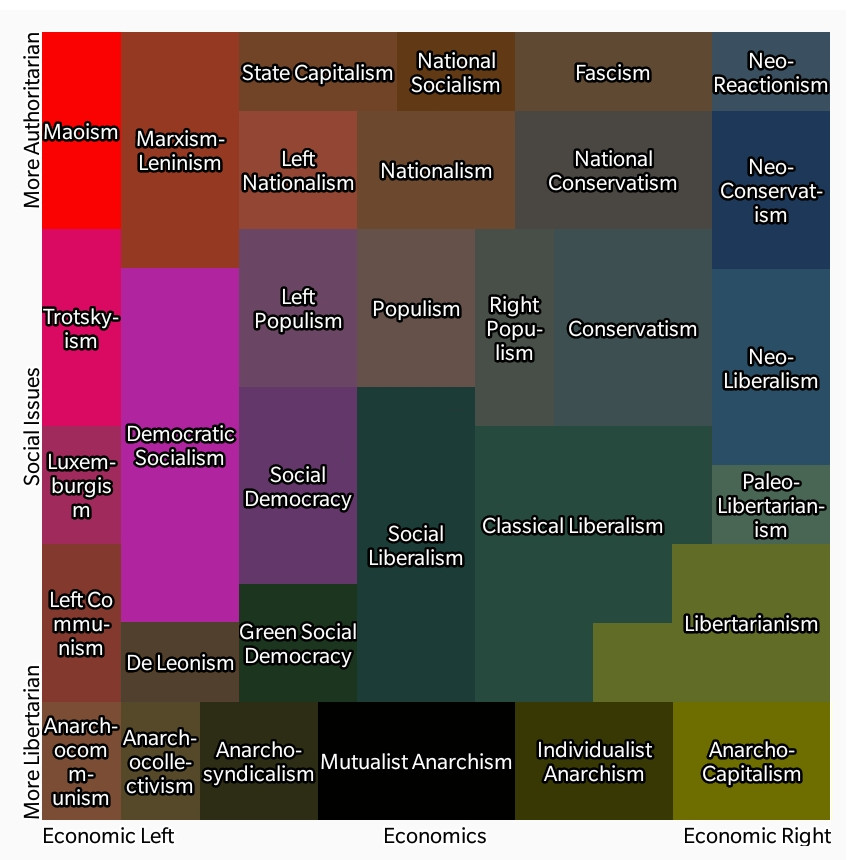
#> input picture Political Compass.jpg, 860 x 860 px
$ python vote_sim.py
#> lines starting #> are read from the running program, lines starting #| are printed output that depends on the picture
### utils.py
import pandas as pd
import numpy as np


def get_winners(S_in, Selection='Utilitarian', Reweight='Cap Score', KP_Transform=False, W=5, K=5):
    """
    Turn scores into a winner set for various systems

    Parameters
    ----------
    S_in : pandas.DataFrame
        Table of scores given to each candidate by each voter
    Selection : {'Utilitarian', 'STAR', 'Hare_Ballots'}, optional
        Default is 'Utilitarian'
    Reweight : {'Cap Score', 'Scale Score','Jefferson', 'Webster', 'Allocate', 'Allocate Current''}, optional
        Default is 'Cap Score'
    W : int, optional
        Maximum number of winners to return. Default is 5.
    K : int, optional
        Maximum possible score. Default is 5.
    """
    # To ensure float division in Python 2?
    W = float(W)

    # Create the working set of scores
    if KP_Transform:
        # The KP transform changes each voter into a set of K approval voters
        groups = [np.where(S_in.values > threshold, 1, 0) for threshold in range(K)]
        S_wrk = pd.DataFrame(np.concatenate(groups), columns=S_in.columns)
    else:
        # Normalise so scores are in [0, 1]
        S_wrk = pd.DataFrame(S_in.values/K, columns=S_in.columns)

    V = S_wrk.shape[0]

    # Make copy of working scores
    S_orig = S_wrk.copy()

    # These only matter for specific systems and are initialized here
    ballot_weight = pd.Series(np.ones(V),name='ballot_weight')


    # Populate winners in a loop
    winner_list = []
    while len(winner_list) < W:
        #round
        #R = len(winner_list)

        #select winner
        #w = index with highest selection metric
        if Selection == 'STAR':
            #find top two
            df_tops = S_wrk[S_wrk.sum().nlargest(2, keep='all').index]
            #Run off winner
            w = df_tops.eq(df_tops.max(1), axis=0).sum().idxmax()
        elif Selection == 'Hare_Ballots':
            # Find candidate with the highest vote sum in a hare quota of ballot weights

            # Sort each candidate by scores, from highest to lowest
            sort_idx = np.argsort(-S_orig.values, axis=0)

            # Collect ballot weights in same sorted order
            weights = ballot_weight.values[sort_idx]

            # Accumulate weights for each candidate
            sums = np.cumsum(weights, axis=0)

            # Accumulated weights under threshold
            thres = (sums < V/W)

            #Weight Scores
            weighted_scores = S_orig.mul(ballot_weight, axis = 0)

            # Sum scores for candidates under threshold
            c_score = np.sum(thres * np.take_along_axis(weighted_scores.values, sort_idx, axis=0),axis=0)
            w = S_orig.columns[np.argmax(c_score)]
        elif Selection == 'Utilitarian':
            w = S_wrk.sum().idxmax()

        winner_list.append(w)

        #Reweight the working scores
        if Reweight == 'Cap Score':
            surplus_factor = max( S_wrk[w].sum() *W/V , 1.0)

            #Score spent on each winner by each voter
            score_spent = S_wrk[w]/ surplus_factor
            # print('Score Spent ',score_spent.sum())

            #Total score left to be spent by each voter
            ballot_weight = (ballot_weight-score_spent).clip(0.0,1.0)

            #Update Ballots
            #set scores to zero for winner so they don't win again
            #in most simulations this would not be needed since you would want to check for for
            #S_wrk[w]=0
            #Take score off of ballot (ie reweight)
            mins = np.minimum(S_wrk.values,ballot_weight.values[:, np.newaxis])
            S_wrk = pd.DataFrame(mins, columns = S_wrk.columns)

        elif Reweight == 'Scale Score':

            #Check for Surplus
            surplus_factor = max( S_wrk[w].sum() *W/V , 1.0)

            score_spent = S_wrk[w]/ surplus_factor

            #Total score left to be spent by each voter
            ballot_weight = (ballot_weight-score_spent).clip(0.0,1.0)

            S_wrk = S_orig.mul(ballot_weight, axis = 0)
        elif Reweight == 'Jefferson':
            total_sum =  S_orig[winner_list].sum(axis=1)
            #Ballot weight as defined by the Jefferson method
            ballot_weight = 1/(total_sum + 1)
            S_wrk = S_orig.mul(ballot_weight, axis = 0)

        elif Reweight == 'Webster':
            total_sum =  S_orig[winner_list].sum(axis=1)
            #Ballot weight as defined by the Webster method
            ballot_weight = 1/(2*total_sum + 1)
            S_wrk = S_orig.mul(ballot_weight, axis = 0)

        elif Reweight == 'Allocate':
            quota = round(V/W)

            cand_df = pd.concat([ballot_weight,S_orig[w]], axis=1).copy()
            cand_df_sort = cand_df.sort_values(by=[w], ascending=False)

            #find the score where everybody abote is allocated
            split_point = cand_df_sort[cand_df_sort['ballot_weight'].cumsum() < V/W][w].iloc[-1]

            #if split point <0 then a full quota is not spent
            if split_point>0:
                #Amount of ballot for voters who voted on the split point
                voters_on_split = cand_df[cand_df[w] == split_point]['ballot_weight'].sum()

                #Amount of ballot for voters who voted more than the split point
                voters_allocated = cand_df[cand_df[w] > split_point]['ballot_weight'].sum()

                #amount to reweight the voters on the split by (ie surpluss handling)
                reweighted_value = 1 - (quota - voters_allocated)/voters_on_split

                #reweight voters on split
                cand_df.loc[cand_df[w] == split_point, 'ballot_weight'] = cand_df.loc[cand_df[w] == split_point, 'ballot_weight'] * reweighted_value

            #exhause ballots for those above split
            cand_df.loc[cand_df[w] >split_point, 'ballot_weight'] = 0

            #update
            ballot_weight = cand_df['ballot_weight']
            S_wrk = S_orig.mul(ballot_weight, axis = 0)

        elif Reweight == 'Allocate Current':
            quota = round(V/W)
             #Create lists for manipulation
            cand_df = pd.concat([ballot_weight,S_wrk[w]], axis=1).copy()
            cand_df_sort = cand_df.sort_values(by=[w], ascending=False).copy()

            #find the score where a quota is filled
            split_point = cand_df_sort[cand_df_sort['ballot_weight'].cumsum() < V/W][w].min()
            #print('split_point',split_point*5)

            #Amount of ballot for voters who voted more than the split point
            spent_above = cand_df[cand_df[w] > split_point]['ballot_weight'].sum()
            #print('spent_above',spent_above)

            #Exhaust all ballots above split point
            if spent_above>0:
                cand_df.loc[cand_df[w] > split_point, 'ballot_weight'] = 0.0

            #if split point = 0 then the winner did not get a full quota of support
            #otherwise there is a surplus

            #Amount of ballot for voters who gave a score on the split point
            weight_on_split = cand_df[cand_df[w] == split_point]['ballot_weight'].sum()
            #print('weight_on_split',weight_on_split)

            if weight_on_split>0:
                #Fraction of ballot on split needed to be spent
                spent_value = (quota - spent_above)/weight_on_split

                #Take the spent value from the voters on the threshold evenly
                cand_df.loc[cand_df[w] == split_point, 'ballot_weight'] = cand_df.loc[cand_df[w] == split_point, 'ballot_weight'] * (1 - spent_value)


            #print('Fraction of quota spent ', (ballot_weight.sum() - cand_df['ballot_weight'].sum())/quota)
            #ballot_weight = cand_df['ballot_weight'].clip(0.0,1.0)
            ballot_weight = cand_df['ballot_weight']
            S_wrk = S_orig.mul(ballot_weight, axis = 0)

    return winner_list

#Method to get all output quality metrics for a winner set

def get_metrics(S_in,metrics,winner_list,method,K=5):

    #store metrics for each method
    if not metrics:
        average_utility = {}
        average_ln_utility = {}
        average_favored_winner_utility = {}
        average_unsatisfied_utility = {}
        fully_satisfied_voters = {}
        totally_unsatisfied_voters = {}
        harmonic_quality = {}
        unitary_quality = {}
        ebert_cost = {}
        most_blocking_loser_capture = {}
        largest_total_unsatisfied_group = {}
        average_utility_gain_from_extra_winner = {}
        utility_deviation = {}
        score_deviation = {}
        favored_winner_deviation = {}
        number_of_duplicates = {}
        average_winner_polarization = {}
        most_polarized_winner = {}
        least_polarized_winner = {}


        metrics = {
                    'average_utility' : average_utility,
                    'average_ln_utility' : average_ln_utility,
                    'average_favored_winner_utility' : average_favored_winner_utility,
                    'average_unsatisfied_utility' : average_unsatisfied_utility,
                    'fully_satisfied_voters' : fully_satisfied_voters,
                    'totally_unsatisfied_voters' : totally_unsatisfied_voters,
                    'harmonic_quality' : harmonic_quality,
                    'unitary_quality' : unitary_quality,
                    'ebert_cost' : ebert_cost,
                    'most_blocking_loser_capture' : most_blocking_loser_capture,
                    'largest_total_unsatisfied_group' : largest_total_unsatisfied_group,
                    'average_utility_gain_from_extra_winner' : average_utility_gain_from_extra_winner,
                    'utility_deviation' : utility_deviation,
                    'score_deviation' : score_deviation,
                    'favored_winner_deviation' : favored_winner_deviation,
                    'number_of_duplicates' : number_of_duplicates,
                    'average_winner_polarization' : average_winner_polarization,
                    'most_polarized_winner' : most_polarized_winner,
                    'least_polarized_winner' : least_polarized_winner

                                        }

    S_norm = S_in.divide(K)
    S_winners = S_norm[winner_list]
    V = S_norm.shape[0]
    W = len(winner_list)
    #quota = W/V
    #Utility Metrics
    metrics['average_utility'][method] = S_winners.sum(axis=1).sum()  / V
    metrics['average_ln_utility'][method] = np.log1p(S_winners.sum(axis=1)).sum()  / V
    metrics['average_favored_winner_utility'][method] = S_winners.max(axis=1).sum()  / V
    metrics['average_unsatisfied_utility'][method] = (
        sum(1 - i for i in S_winners.sum(axis=1) if i < 1) / V
    )

    metrics['fully_satisfied_voters'][method] = (
        sum(i >= 1 for i in S_winners.sum(axis=1)) / V
    )

    metrics['totally_unsatisfied_voters'][method] = (
        sum(i == 0 for i in S_winners.sum(axis=1)) / V
    )


    #Represenation Metrics
    metrics['harmonic_quality'][method] = np.divide(S_winners.values , np.argsort(S_winners.values, axis=1) +1).sum()  / V
    metrics['unitary_quality'][method] = S_winners.divide((S_winners.sum() * W/V).clip(lower=1)).sum(axis = 1).clip(upper=1).sum() / V
    metrics['ebert_cost'][method] = (S_winners.divide(S_winners.sum() * W/V).sum(axis = 1)**2).sum() / V
    metrics['most_blocking_loser_capture'][method] = S_norm.gt((S_winners.sum(axis = 1)), axis=0).sum().max() / V
    metrics['largest_total_unsatisfied_group'][method] = S_norm[S_winners.sum(axis = 1) == 0 ].astype(bool).sum(axis=0).max() / V
    metrics['average_utility_gain_from_extra_winner'][method] = S_norm.sub(S_winners.sum(axis = 1),axis = 0).clip(lower=0).sum(axis = 0).max() / V

    #Equity Metrics
    metrics['utility_deviation'][method] = S_winners.sum(axis=1).std()
    metrics['score_deviation'][method] = S_winners.values.flatten().std()
    metrics['favored_winner_deviation'][method] = S_winners.max(axis=1).std()
    metrics['number_of_duplicates'][method] = len(winner_list) -len(set(winner_list))
    metrics['average_winner_polarization'][method] = S_winners.std(axis=0).mean()
    metrics['most_polarized_winner'][method] = S_winners.std(axis=0).max()
    metrics['least_polarized_winner'][method] = S_winners.std(axis=0).min()

    return   metrics


# [19 lines left out: function plot_metric, not called in this run]

### vote_sim.py
import matplotlib.pyplot as plt
import pandas as pd
import numpy as np
import matplotlib.image as mpimg
from matplotlib.text import TextPath
from mpl_toolkits.mplot3d import Axes3D
#from matplotlib import cm
import utils
# Types of problems to handle
# https://www.rangevoting.org/AssetBC.html
# https://bs.google.com/forum/#!topic/electionscience/Rk4ZGf-s-s8

centerists = False
#centerists = True
#maximize = False
maximize = True
minimize = True

#Number of winners
W = 5

#the maximum possible score is 5
K = 5

voter_groups = []

#Three parties
mean_red = [2, -2]
cov_red = [[5, -2], [-2, 2]]  # diagonal covariance
pos_red = np.random.multivariate_normal(mean_red, cov_red, 5000)
df_red = pd.DataFrame.from_records(pos_red, columns = ['x','y'])
df_red['colour'] = 'red'
voter_groups.append(df_red)

mean_green = [0, 0]
cov_green = [[0.5, 0], [0, 0.5]]  # diagonal covariance
pos_green = np.random.multivariate_normal(mean_green, cov_green, 5000)
df_green = pd.DataFrame.from_records(pos_green, columns = ['x','y'])
df_green['colour'] = 'green'
voter_groups.append(df_green)

mean_blue = [2, 2]
cov_blue = [[2, 2], [2, 5]]  # diagonal covariance
pos_blue = np.random.multivariate_normal(mean_blue, cov_blue, 5000)
df_blue = pd.DataFrame.from_records(pos_blue, columns = ['x','y'])
df_blue['colour'] = 'blue'
voter_groups.append(df_blue)
#
# candidates = [['A',0,0],
#                 ['Z',0,2.5],
#                 ['R1',-1*np.sqrt(3), 1],
#                 ['R2',-2.5*np.sqrt(3), 2.5],
#                 ['R3',-4*np.sqrt(3), 4],
#                 ['G1',0, -2],
#                 ['G2',0, -5],
#                 ['G3',0, -8],
#                 ['B1',1*np.sqrt(3), 1],
#                 ['B2',2.5*np.sqrt(3),2.5],
#                 ['B3',4*np.sqrt(3), 4]]

# #4 parties
# mean_red = [-1.5, 1.5]
# cov_red = [[1, 0], [0, 1]]  # diagonal covariance
# pos_red = np.random.multivariate_normal(mean_red, cov_red, 4000)
# df_red = pd.DataFrame.from_records(pos_red, columns = ['x','y'])
# df_red['colour'] = 'red'
# voter_groups.append(df_red)

# mean_green = [-1.5, -1.5]
# cov_green = [[1, 0], [0, 1]]  # diagonal covariance
# pos_green = np.random.multivariate_normal(mean_green, cov_green, 1500)
# df_green = pd.DataFrame.from_records(pos_green, columns = ['x','y'])
# df_green['colour'] = 'green'
# voter_groups.append(df_green)

# mean_blue = [1.5, 1.5]
# cov_blue = [[1, 0], [0, 1]]  # diagonal covariance
# pos_blue = np.random.multivariate_normal(mean_blue, cov_blue, 2000)
# df_blue = pd.DataFrame.from_records(pos_blue, columns = ['x','y'])
# df_blue['colour'] = 'blue'
# voter_groups.append(df_blue)

# mean_yellow = [1.5, -1.5]
# cov_yellow = [[1, 0], [0, 1]]  # diagonal covariance
# pos_yellow = np.random.multivariate_normal(mean_yellow, cov_yellow, 2500)
# df_yellow = pd.DataFrame.from_records(pos_yellow, columns = ['x','y'])
# df_yellow['colour'] = 'yellow'
# voter_groups.append(df_yellow)

# candidates = [
#                 ['A',0,0],
#                 ['Z1',0,0.5],
#                 ['Z2',0,1.5],
#                 ['Z3',0,2.5],
#                 ['R1',-0.5, 0.5],
#                 ['R2',-1.5, 1.5],
#                 ['R3',-2.5, 2.5],
#                 ['G1',-0.5, -0.5],
#                 ['G2',-1.5, -1.5],
#                 ['G3',-2.5, -2.5],
#                 ['B1',0.5, 0.5],
#                 ['B2',1.5, 1.5],
#                 ['B3',2.5, 2.5],
#                 ['Y1',0.5, -0.5],
#                 ['Y2',1.5, -1.5],
#                 ['Y3',2.5, -2.5]
#                                         ]

candidates = [
                ['A',2.5,-2.5],
                ['B',0, 0],
                ['C',2.5, 2.5]
                                        ]

df_can = pd.DataFrame.from_records(candidates, columns = ['Name','x','y'] )

fig = plt.figure(figsize=(20,10))
fig.suptitle('Political Simulation')

#image
try:
    ax1 = fig.add_subplot(1, 2, 1)
    img=mpimg.imread('Political Compass.jpg')
#> img is the input picture: shape (860, 860, 3); mean R, G, B 113.2, 93, 93.3
    ax1.imshow(img)
    ax1.axis('off')
except:
    print('image missing')

# Scatter plot
ax2 = fig.add_subplot(1, 2, 2)
ax2.plot(df_red['x'],df_red['y'],".",label = 'Red', color='r')
ax2.plot(df_green['x'],df_green['y'],".",label = 'Green', color='g')
ax2.plot(df_blue['x'],df_blue['y'],".",label = 'Blue', color='b')
#ax2.plot(df_yellow['x'],df_yellow['y'],".",label = 'Yellow', color='y')

#Candidates
for c in candidates:
    ax2.plot(c[1], c[2],marker=TextPath((0,0), c[0]),markersize=20, color='k')

ax2.set_xlim(-10, 10)
ax2.set_ylim(-10, 10)
ax2.set_title('Political Compass')
ax2.set_xlabel('Planned Economy  <--  Economics  -->  Free Market')
ax2.set_ylabel('Liberal  <-- Government  --> Authoritarian')
lgd2 = ax2.legend(loc=1)
fig.savefig("Simulated_Spectrum", dpi=300)
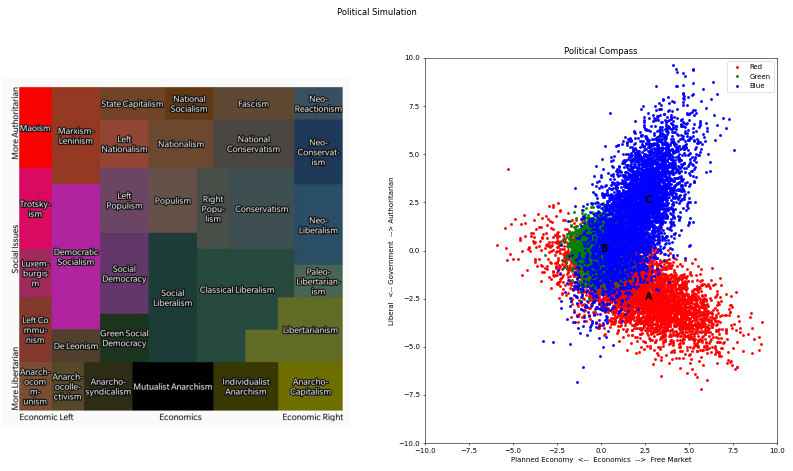
#> figure drawn by matplotlib, 2 panels

if centerists:
    mean_center = [0,0]
    cov_center = [[5, 0], [0, 5]]  # diagonal covariance
    pos_center = np.random.multivariate_normal(mean_center, cov_center, 3500)
    df_center = pd.DataFrame.from_records(pos_center, columns = ['x','y'])
    df_center['colour'] = 'center'
    voter_groups.append(df_center)

df_voters = pd.concat(voter_groups,ignore_index=True)

#Number of voters
V = df_voters.shape[0]

#Make 3d plot of df_voters
fig2 = plt.figure(figsize=(20,10))
fig2.suptitle('Voter Density')

#histogram
axa = fig2.add_subplot(121, projection='3d')
hist, xedges, yedges = np.histogram2d(df_voters['x'], df_voters['y'], bins=40, range=[[-10, 10], [-10, 10]])
X, Y = np.meshgrid(xedges[:-1] + 0.125, yedges[:-1] + 0.125, indexing="ij")
xpos = X.ravel()
ypos = Y.ravel()
zpos = 0

# Construct arrays with the dimensions for the bars.
dx = dy = 0.25 * np.ones_like(zpos)
dz = hist.ravel()

axa.bar3d(xpos, ypos, zpos, dx, dy, dz, zsort='average')
axa.set_xlabel('Economic')
axa.set_ylabel('Government')
axa.set_zlabel('Voter Count')
axa.view_init(35, 240)

#surface
axb = fig2.add_subplot(122, projection='3d')
surf = axb.plot_surface(X, Y, hist, cmap="gist_rainbow", linewidth=0, antialiased=False)
surf.set_edgecolors(surf.to_rgba(surf._A))
# [4 lines of commented-out code are left out]
axb.set_xlabel('Economic')
axb.set_ylabel('Government')
axb.set_zlabel('Voter Count')
axb.view_init(35, 240)
fig2.colorbar(ax = axb, mappable = surf, shrink=0.5, aspect=5)
fig2.savefig("3D_Population", dpi=300)
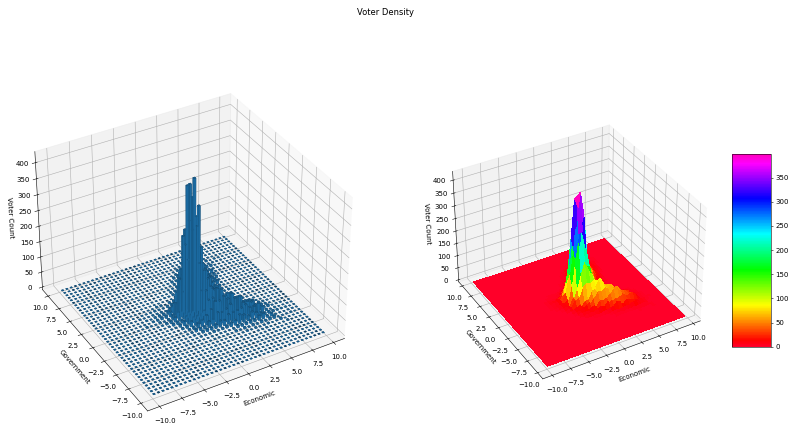
#> figure drawn by matplotlib, 3 panels

#Get distances then scores
distance = pd.DataFrame()
S = pd.DataFrame()

for c in candidates:
    distance[c[0]] = df_voters[['x', 'y']].sub(np.array([c[1], c[2]])).pow(2).sum(1).pow(0.5)
    S[c[0]] = round(np.clip(K - 2.0*distance[c[0]], 0.0, K))


#rowwise max set to 5
if maximize:
    columns = distance.idxmin('columns')
    for index in S.index:
        S.loc[index,columns[index]] = 5


#rowwise min set to 0
if minimize:
    columns = distance.idxmax('columns')
    for index in S.index:
        S.loc[index,columns[index]] = 0


S_temp = S.copy()
S_temp['colour'] = df_voters['colour']
print(S_temp.groupby('colour').mean())

#
winners = {}
metrics = {}

#SSS with scaling
utilitarian_scale_score_winners = utils.get_winners(S_in=S.copy(),Selection = 'Utilitarian',Reweight = 'Scale Score', K=K, W=W)
winners['utilitarian_scale_score_winners'] = utilitarian_scale_score_winners
metrics = utils.get_metrics(S_in=S.copy(), metrics =metrics, winner_list = utilitarian_scale_score_winners, method = 'utilitarian_scale_score', K=K)

#SSS with capping
utilitarian_cap_score_winners = utils.get_winners(S_in=S.copy(),Selection = 'Utilitarian',Reweight = 'Cap Score', K=K, W=W)
winners['utilitarian_cap_score_winners'] = utilitarian_cap_score_winners
metrics = utils.get_metrics(S_in=S.copy(), metrics =metrics, winner_list = utilitarian_cap_score_winners, method = 'utilitarian_cap_score', K=K)

utilitarian_webster_winners = utils.get_winners(S_in=S.copy(),Selection = 'Utilitarian',Reweight = 'Webster', K=K, W=W)
winners['utilitarian_webster_winners'] = utilitarian_webster_winners
metrics = utils.get_metrics(S_in=S.copy(), metrics =metrics, winner_list = utilitarian_webster_winners, method = 'utilitarian_webster', K=K)

utilitarian_jefferson_winners = utils.get_winners(S_in=S.copy(),Selection = 'Utilitarian',Reweight = 'Jefferson', K=K, W=W)
winners['utilitarian_jefferson_winners'] = utilitarian_jefferson_winners
metrics = utils.get_metrics(S_in=S.copy(), metrics =metrics, winner_list = utilitarian_jefferson_winners, method = 'utilitarian_jefferson', K=K)

utilitarian_allocate_winners = utils.get_winners(S_in=S.copy(),Selection = 'Utilitarian',Reweight = 'Allocate', K=K, W=W)
winners['utilitarian_allocate_winners'] = utilitarian_allocate_winners
metrics = utils.get_metrics(S_in=S.copy(), metrics =metrics, winner_list = utilitarian_allocate_winners, method = 'utilitarian_allocate', K=K)

utilitarian_allocate_current_winners = utils.get_winners(S_in=S.copy(),Selection = 'Utilitarian',Reweight = 'Allocate Current', K=K, W=W)
winners['utilitarian_allocate_current_winners'] = utilitarian_allocate_current_winners
metrics = utils.get_metrics(S_in=S.copy(), metrics =metrics, winner_list = utilitarian_allocate_current_winners, method = 'utilitarian_allocate_current', K=K)

hare_ballots_allocate_winners = utils.get_winners(S_in=S.copy(),Selection = 'Hare_Ballots',Reweight = 'Allocate', K=K, W=W)
winners['hare_ballots_allocate_winners'] = hare_ballots_allocate_winners
metrics = utils.get_metrics(S_in=S.copy(), metrics =metrics, winner_list = hare_ballots_allocate_winners, method = 'hare_ballots_allocate', K=K)


print(pd.DataFrame.from_dict(winners).T)

results = pd.DataFrame.from_dict(metrics)

for col in results.columns:
    print('---------------------------')
    print(results[col])
    print(' ')

plt.show()
